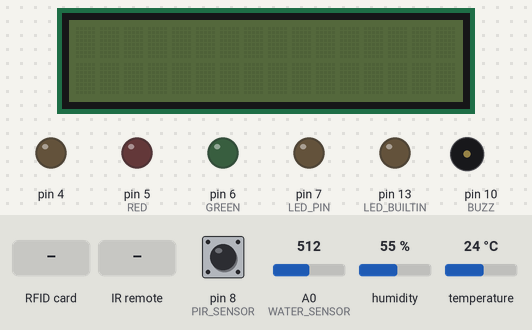
A sketch run on a simulated Arduino Uno, built with avr-gcc and run on an emulated ATmega328P. Parts: 16×2 character LCD, output pins drawn as LEDs (lit = HIGH), buzzer (waves = sounding, pin HIGH). The inputs (shaded band) are chosen by the test bench; at power-on: pin 8 (PIR_SENSOR) HIGH, A0 (WATER_SENSOR) = 512, humidity 55 %, temperature 24 °C. What the sketch prints to the serial monitor is not drawn.

Above: at 1.3 s.
1.4 s: RFID card 5E 7A 19 C4 held to the reader
At 2.0 s:
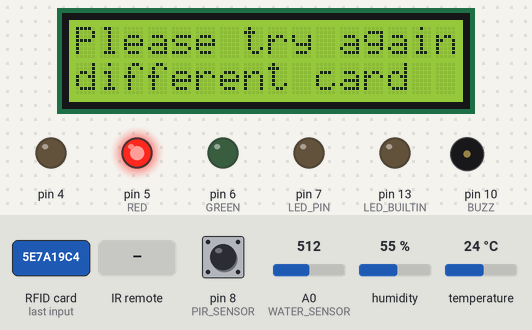
At 5.6 s:
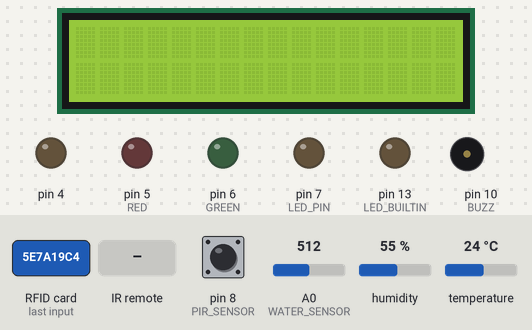
5.9 s: infrared code 0x16 received
At 6.6 s:
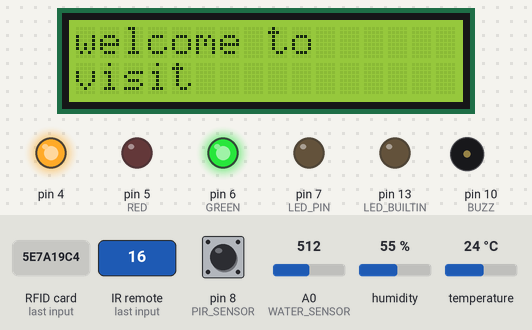
Timing chart, 0 to 17.4 s (numbered marks = the images above; inputs shaded):
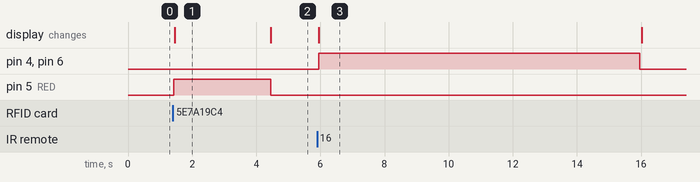

The sketch:

HOMEGATE.ino
```cpp
#include <MFRC522v2.h>
#include <MFRC522DriverPinSimple.h>
#include <MFRC522DriverSPI.h>
#include <MFRC522Debug.h>
#include <LiquidCrystal_I2C.h>
#include <IRremote.hpp>
#include "DHT.h"

enum PINS{
  SERVO_PIN = 4U,
  RED,
  GREEN,
  LED_PIN,
  PIR_SENSOR,
  IR_PIN,
  BUZZ,
  WATER_SENSOR = A0,
  TEMPER_HUMID = A1
};

class decode_results result;
class MFRC522DriverPinSimple sda_pin(53);
class MFRC522DriverSPI driver {sda_pin};
class MFRC522 mfrc522 {driver};
class LiquidCrystal_I2C lcd(0x27, 16, 2);
class IRrecv irrecv(IR_PIN);
class DHT dht(TEMPER_HUMID, 11);
bool pir_state {false};
const String MASTER_CARD_UID1{String("F14C751B")};
const String MASTER_CARD_UID2{String("E7548B7B")};
static uint8_t different_card_count =0;
bool button_pressed = false;
void setup() {
  // put your setup code here, to run once:
  Serial.begin(115200UL);
  mfrc522.PCD_Init();
  lcd.init();
  lcd.noBacklight();
  pinMode(LED_BUILTIN, OUTPUT);
  irrecv.begin(IR_PIN, LED_BUILTIN);
  pinMode(BUZZ, OUTPUT);
  pinMode(RED, OUTPUT);
  pinMode(GREEN, OUTPUT);
  pinMode(LED_PIN, OUTPUT);
  pinMode(SERVO_PIN, OUTPUT);
  pinMode(PIR_SENSOR, INPUT);
  pinMode(WATER_SENSOR, INPUT);
  dht.begin();
}

void loop() {
  // put your main code here, to run repeatedly:
  bool detect = digitalRead(PIR_SENSOR);
  float humidity = dht.readHumidity();
  float temperature = dht.readTemperature();
  uint16_t water_value = analogRead(WATER_SENSOR);
  delay(10UL);


  if(irrecv.decode()) { // Remote 버튼이 눌렸을 때 이 코드 실행
    uint8_t data_value = irrecv.decodedIRData.command;
    Serial.println(data_value, HEX); // 16진수로 보여줌
    if (data_value == 0x16 && !button_pressed) { // 0번 버튼이 눌리고 아직 버튼이 눌리지 않았다면
      button_pressed = true; // 버튼이 눌렸음을 표시
      lcd.backlight();
      lcd.setCursor(0, 0);
      lcd.print("welcome to");
      lcd.setCursor(0, 1);
      lcd.print("visit");
      analogWrite(GREEN, 255);
      analogWrite(SERVO_PIN, 255);
      delay(10000UL);
      analogWrite(SERVO_PIN, 0);
      analogWrite(GREEN, 0);
      lcd.init();
      lcd.noBacklight();
    }
    else if(data_value == 0x0C && !button_pressed)
    {
    lcd.backlight();
    lcd.setCursor(0,0);
    float temperature = dht.readTemperature();
    lcd.println(String("temp : ") +String(temperature) + String("C   "));
    float humidity = dht.readHumidity();
    lcd.setCursor(0,1);
    lcd.println(String("humidity:") +String(humidity) +String("% "));
    delay(2000UL);
    lcd.clear();
    }
    else if(data_value == 0x08 && !button_pressed)
    {
      if(water_value > 200)
      {
        lcd.backlight();
        lcd.setCursor(0,0);
        lcd.print("It's raining");
        delay(2000UL);
        lcd.clear();
      }
      else
      {
        lcd.backlight();
        lcd.setCursor(0,0);
        lcd.print("it doesn't rain");
        delay(2000UL);
        lcd.clear();
      }
    }
    irrecv.resume();
    button_pressed = false;
  }

  if(!mfrc522.PICC_IsNewCardPresent()) return;
  if(!mfrc522.PICC_ReadCardSerial()) return;
  String tagID = ""; // 빈문자열
  for(uint8_t i {0u}; i <4; ++i)
  {
    tagID += String(mfrc522.uid.uidByte[i], HEX);
  }
  tagID.toUpperCase(); //소문자를 대문자로 변환
  mfrc522.PICC_HaltA(); //UID 만 알면 되므로 나머지는 멈추세요

  if(tagID == MASTER_CARD_UID1)
  {
    Serial.println(F("카드일치 문이 열립니다"));
    different_card_count = 0;
    analogWrite(GREEN, 255);
    lcd.backlight();
    lcd.setCursor(0,0);
    lcd.print("Welcome home");
    lcd.setCursor(0,1);
    lcd.print("#101");
    analogWrite(SERVO_PIN, 255);
    delay(10000UL);
    analogWrite(SERVO_PIN, 0);
    analogWrite(GREEN, 0);
    lcd.init();
    lcd.noBacklight();
  }
  else if(tagID == MASTER_CARD_UID2)
  {
    Serial.println(F("카드일치 문이 열립니다"));
    different_card_count = 0;
    analogWrite(GREEN, 255);
    lcd.backlight();
    lcd.setCursor(0,0);
    lcd.print("Welcome home");
    lcd.setCursor(0,1);
    lcd.print("#102");
    analogWrite(SERVO_PIN, 255);
    delay(10000UL);
    analogWrite(SERVO_PIN, 0);
    analogWrite(GREEN, 0);
    lcd.init();
    lcd.noBacklight();
  }
  else{
    Serial.println(F("카드가 일치하지 않습니다"));
    analogWrite(RED, 255);
    lcd.backlight();
    lcd.setCursor(0,0);
    lcd.print("Please try again");
    lcd.setCursor(0,1);
    lcd.print("different card");
    ++different_card_count;
    delay(3000UL);
    lcd.clear();
    analogWrite(RED, 0);
    if(different_card_count >= 3)
    {
      Serial.println(F("불법침입 경고!"));
      analogWrite(RED, 255);
      tone(BUZZ, 50);
      delay(5000UL);
      analogWrite(RED, 0);
      noTone(BUZZ);
      different_card_count = 0;
    }
  }

}
```

Measured:
- after the input at 1.4 s, pin 5 (RED): LOW → HIGH at once, → LOW 3.0 s later; the display: changes after 0.05 s (image 1)
- after the input at 5.9 s, pin 4, pin 6 (GREEN): LOW → HIGH after 0.05 s, → LOW 10.0 s later; the display: changes after 0.05 s (image 3)
- what the display in image 1 shows lasts 3.0 s, from 1.5 s to 4.5 s
